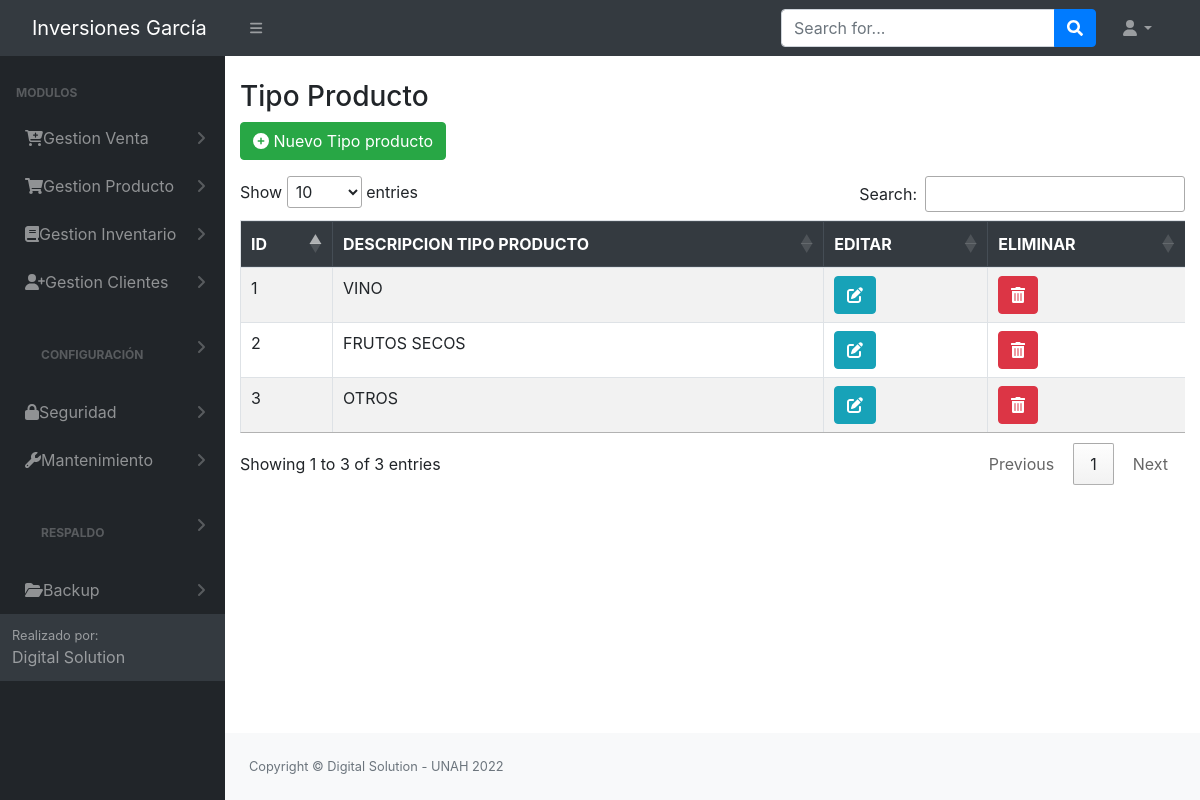
The app's page /src/tipo_producto.php (signed in) with its own data.
### tables this page shows
CREATE TABLE `tbl_permisos` (
  `id_permiso` int(11) NOT NULL AUTO_INCREMENT,
  `id_rol` int(11) NOT NULL,
  `permiso_insercion` int(11) NOT NULL,
  `permiso_eliminacion` int(11) NOT NULL,
  `permiso_modificar` int(11) NOT NULL,
  `permiso_consultar` int(11) NOT NULL,
  `id_objeto` int(11) NOT NULL,
  `pdf` int(11) NOT NULL,
  PRIMARY KEY (`id_permiso`),
  KEY `id_objeto` (`id_objeto`),
  KEY `id_rol` (`id_rol`)
);

CREATE TABLE `tbl_modulos` (
  `id_objeto` int(11) NOT NULL AUTO_INCREMENT,
  `Objeto` varchar(100) NOT NULL,
  `descripcion_objeto` varchar(30) NOT NULL,
  `id_padre` int(11) NOT NULL,
  `URL` varchar(100) NOT NULL,
  PRIMARY KEY (`id_objeto`)
);

CREATE TABLE `tipo_producto` (
  `id` int(11) NOT NULL AUTO_INCREMENT,
  `descripcion` varchar(50) NOT NULL,
  PRIMARY KEY (`id`)
);

### config/conex.php (called while the page is built, shortened)
<?php
     function getConexion()
    {
        $db = new PDO('mysql:host=localhost:3306;dbname=bd_inversiones_garcia', 'root', '');
        return $db;
    }
?>

### controladores/controlador_tipo_producto.php (called while the page is built, shortened)
<?php
include_once "../Login/header.php";
include_once '../modelos/modelo_tipo_producto.php';
function mostrarTipoproducto()
{
    $modelotipoProducto = new tipo_producto();
    $resultado = $modelotipoProducto->get_tipoProducto();
    return $resultado;
}

### modelos/modelo_tipo_producto.php (called while the page is built, shortened)
<?php
include_once "../Login/header.php";
class tipo_producto
{
    private $db;
    private $tipoProducto;
    public function __construct()
    {
        $this->db = getConexion();
        $this->tipoProducto = array();
    }
    private function setNames()
    {
        return $this->db->query("SET NAMES 'utf8'");
    }
    public function get_tipoProducto(){
        $this->db = getConexion();
        self::setNames();
        $sql = "SELECT * FROM tipo_producto";
        $resultado = $this->db->query($sql);
        foreach ($resultado as $resp) {
            $this->tipoProducto[] = $resp;
        }
        return $this->tipoProducto;
        $this->db = null;
    }
}
?>

### src/tipo_producto.php (the view, shortened to what this page needs)
<?php
include_once "../Login/header.php";
include_once '../controladores/controlador_tipo_producto.php';
$id = $_SESSION['rol'];
$sql = mysqli_query($conn, "SELECT * FROM tbl_permisos where ID_OBJETO = 28 and ID_ROL = '$id'");
$row = mysqli_fetch_array($sql);
$insertar = $row['permiso_insercion'];
$modificar = $row['permiso_modificar'];
$eliminar = $row['permiso_eliminacion'];
?>
<div class="container-fluid">
    <div class="page-title">
        <div class="title_left">
            <h3>Tipo Producto</h3>
        </div>
        <div class="title_right">
            <div class="col-md-3 col-sm-3 form-group row pull-right top_search">
            <?php
            if ($insertar == 1) { ?>
                <button onclick="window.location.href='../src/nuevo_tipo_producto.php'" class="btn  btn-round btn-success"><i class="fa-solid fa-circle-plus"></i> Nuevo Tipo producto</button>
                <?php } ?>
            </div>
        </div>
    </div>
    <div class="row">
        <div class="col-lg-12">
            <div class="table-responsive">
                <table class="table table-striped table-bordered" id="table">
                    <thead class="thead-dark">
                        <tr>
                            <th>ID</th>
                            <th>DESCRIPCION TIPO PRODUCTO</th>
                            <?php if ($modificar == 1) { ?>
                            <th>EDITAR</th>
                            <?php } ?>
                            <?php if ($eliminar == 1) { ?>
                            <th>ELIMINAR</th>
                            <?php } ?>
                        </tr>
                    </thead>
                    <tbody>
                        <?php
                        $resultado = mostrarTipoproducto();
                        foreach ($resultado as $tipoProducto) {
                            echo "<tr>";
                            echo "<td>" . $tipoProducto['id'] . "</td>";
                            echo "<td>" . $tipoProducto['descripcion'] . "</td>";
                            if ($modificar == 1) {
                              echo "<th><a href='../src/modificar_tipo_producto.php?id=" . base64_encode($tipoProducto['id']) . "'> <i class='btn btn-round btn-info'><i class='fa-solid fa-pen-to-square'></i></a></th>";
                            }
                            if ($eliminar == 1) {
                            echo "<td><button class ='btn btn-round btn-danger' onclick='eliminar(" . $tipoProducto['id'] . ")'><i class='fas fa-trash-alt'></i></button></td>";
                            }
                            echo "</tr>";
                        }
                        ?>
                    </tbody>
                </table>
            </div>
        </div>
    </div>
</div>
<?php include_once "../Login/footer.php"; ?>

### Login/header.php (shortened to what this page needs)
<?php
include '../config/conn.php';
?>
<!DOCTYPE html>
<html lang="en">
    <head>
        <link href="https://cdn.jsdelivr.net/npm/simple-datatables@latest/dist/style.css" rel="stylesheet" />
        <link href="../dist/css/styles.css" rel="stylesheet" />
        <link rel="stylesheet" href="../Login/vendors/x/dist/notiflix-3.2.5.min.css" />
        <link rel="stylesheet" href="https://cdnjs.cloudflare.com/ajax/libs/twitter-bootstrap/4.1.3/css/bootstrap.css">
        <link rel="stylesheet" href="https://cdn.datatables.net/1.10.20/css/dataTables.bootstrap4.min.css">
        <link rel="stylesheet" type="text/css" href="assets/css/main.css">
        <link rel="stylesheet" type="text/css" href="assets/css/style.css">
        <link href="https://cdn.jsdelivr.net/npm/bootstrap@5.1.3/dist/css/bootstrap.min.css" rel="stylesheet">
        <link href="../dist/css/contenedor.css" rel="stylesheet" />
        <link href="../Login/vendors/bootstrap/dist/css/bootstrap.min.css" rel="stylesheet">
        <link rel="stylesheet" href="../Login/vendors/notiflix/dist/notiflix-3.2.5.min.css" />
        <link rel="stylesheet" href="https://cdnjs.cloudflare.com/ajax/libs/font-awesome/5.7.2/css/all.min.css" />
        <link rel="stylesheet" href="https://cdnjs.cloudflare.com/ajax/libs/simple-line-icons/2.4.1/css/simple-line-icons.css" />
        <link rel="stylesheet" href="https://cdn.datatables.net/1.10.19/css/jquery.dataTables.min.css" />
        <link rel="stylesheet" href="https://cdn.datatables.net/buttons/1.5.6/css/buttons.dataTables.min.css" />
    </head>
    <body class="sb-nav-fixed">
        <nav class="sb-topnav navbar navbar-expand navbar-dark bg-dark">
            <a class="navbar-brand ps-3" id="titulo_menu" href="../dist/home.php">  Inversiones García  </a>
            <button class="btn btn-link btn-sm order-1 order-lg-0 me-4 me-lg-0" id="sidebarToggle" href="#!"><i class="fas fa-bars"></i></button>
            <form class="d-none d-md-inline-block form-inline ms-auto me-0 me-md-3 my-2 my-md-0">
                <div class="input-group">
                    <input class="form-control" type="text" placeholder="Search for..." aria-label="Search for..." aria-describedby="btnNavbarSearch" />
                    <button class="btn btn-primary" id="btnNavbarSearch" type="button"><i class="fas fa-search"></i></button>
                </div>
            </form>
            <ul class="navbar-nav ms-auto ms-md-0 me-3 me-lg-4">
                <li class="nav-item dropdown">
                    <a class="nav-link dropdown-toggle" id="navbarDropdown" href="#" role="button" data-bs-toggle="dropdown" aria-expanded="false"><i class="fas fa-user fa-fw"></i></a>
                </li>
            </ul>
        </nav>
        <div id="layoutSidenav">
            <div id="layoutSidenav_nav">
                <nav class="sb-sidenav accordion sb-sidenav-dark" id="sidenavAccordion">
                    <div class="sb-sidenav-menu">
                        <div class="nav">
                            <div class="sb-sidenav-menu-heading">Modulos</div>
                            <?php
                            $rol = $_SESSION['rol'];
                            $result = mysqli_query($conn, "select * from tbl_modulos tm inner join tbl_permisos tp ON tm.ID_OBJETO = tp.ID_OBJETO where tm.ID_PADRE = 0 and tp.permiso_consultar = 1 and tp.ID_ROL = '$rol'"); ?>
                            <?php foreach ($result as $i) : ?>
                                <a class="nav-link collapsed" href="#" data-bs-toggle="collapse" data-bs-target="#pagesCollapsePersonas<?= $i['id_objeto'] ?>" aria-expanded="false" aria-controls="pagesCollapseError">
                                    &nbsp;&nbsp;<?= $i['Objeto'] ?>
                                    <div class="sb-sidenav-collapse-arrow"><i class="fas fa-angle-down"></i></div>
                                </a>
                            <?php endforeach; ?>
                    </div>
                    <div class="sb-sidenav-footer">
                        <div class="small">Realizado por:</div>
                        Digital Solution
                    </div>
                </nav>
            </div>
            <div id="layoutSidenav_content"> <br>

### src/assets/css/style.css (style rules this page uses)
.row { display: -webkit-box; display: -ms-flexbox; display: flex; -ms-flex-wrap: wrap; flex-wrap: wrap; margin-right: -5px; margin-left: -5px; }

### records on screen
tbl_permisos: id_objeto.Objeto "Gestion Venta"
tbl_permisos: id_objeto.Objeto "Gestion Producto"
tbl_permisos: id_objeto.Objeto "Gestion Inventario"
tbl_permisos: id_objeto.Objeto "Gestion Clientes"
tbl_permisos: id_objeto.Objeto "CONFIGURACIÓN"
tbl_permisos: id_objeto.Objeto "Seguridad"
tbl_permisos: id_objeto.Objeto "Mantenimiento"
tbl_permisos: id_objeto.Objeto "RESPALDO"
tbl_permisos: id_objeto.Objeto "Backup"
tipo_producto: id "1", descripcion "VINO"
tipo_producto: id "2", descripcion "FRUTOS SECOS"
tipo_producto: id "3", descripcion "OTROS"
